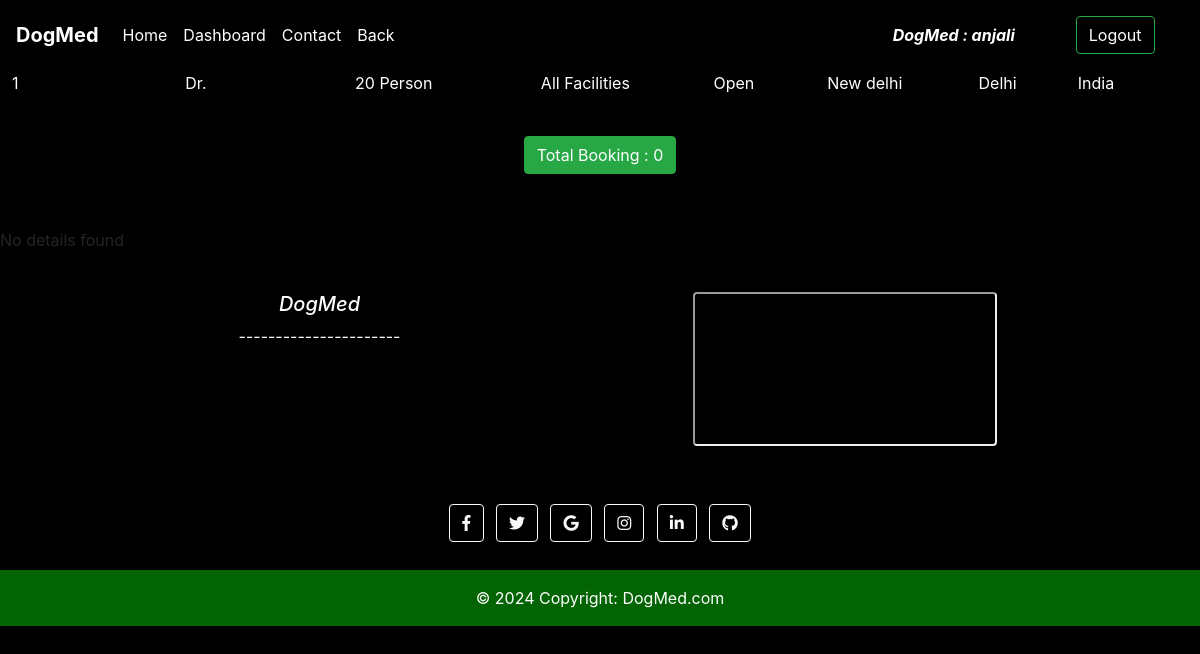
/staff/panel/view-room?roomid=12 (signed in), run on the app's committed database.
### home/models.py (models this page shows, shortened)
class Rooms(models.Model):
    ROOM_STATUS = (
    ("1", "Open"),
    ("2", "Closed"),
    )
    EVENT_TYPE = (
    (" ", " "),
    )
    room_type = models.CharField(max_length=50,choices = EVENT_TYPE)
    capacity = models.IntegerField()
    price = models.IntegerField()
    size = models.CharField(max_length=50)
    hotel = models.ForeignKey(Hotels, on_delete = models.CASCADE)
    status = models.CharField(choices =ROOM_STATUS,max_length = 15)
    roomnumber = models.IntegerField()

class Hotels(models.Model):
    name = models.CharField(max_length=30,default="Prakash")
    owner = models.CharField(max_length=20)
    location = models.CharField(max_length=50)
    state = models.CharField(max_length=50,default="Uttarakhand")
    country = models.CharField(max_length=50,default="India")

### home/views.py (the view)
# urls.py: path('staff/panel/view-room', views.view_room),
@login_required(login_url='/staff')
def view_room(request):
    room_id = request.GET['roomid']
    room = Rooms.objects.all().get(id=room_id)
    reservation = Reservation.objects.all().filter(room=room)
    return HttpResponse(render(request,'staff/viewroom.html',{'room':room,'reservations':reservation}))

### templates/staff/viewroom.html
{% extends 'basic.html' %} {% block title %}View Events {% endblock title %} {% block body %}
<table class="table text-white my-2">
   <thead>
       <th>Event Code</th>
       <th>Event Type</th>
       <th>Total Person</th>
       <th>Facilities</th>
       <th>Status</th>
       <th>City</th>
       <th>State</th>
       <th>Country</th>
   </thead>
   <tr>
       <td>{{room.roomnumber}}</td>
       <td>{{room.get_room_type_display}}</td>
       <td>{{room.capacity}} Person</td>
       <td>{{room.size}}</td>
       <td>{{room.get_status_display| capfirst}}</td>
       <td>{{room.hotel.location| capfirst}}</td>
       <td>{{room.hotel.state| capfirst}}</td>
       <td>{{room.hotel.country| capfirst}} </td>
   </tr>
</table>
<div class="card text-center" style="background-color: black;">
   <div class="card-body">
     <a href="#" class="btn btn-success">Total Booking : {{reservations | length}}</a>
   </div>
 </div>
<hr> {% if reservations %}
<table class="table text-white">
   <thead>
       <th>Event Name</th>
       <th>Event Code</th>
       <th>Username</th>
       <th>Facilities</th>
       <th>City</th>
       <th>Start Date</th>
       <th>End Date</th>
   </thead>
   {% for each_detail in reservations %}
   <tr>
       <td>{{each_detail.room.room_type}}</td>
       <td>{{each_detail.room.roomnumber}}</td>
       <td>{{each_detail.guest.username}}</td>
       <td>{{room.size}}</td>
       <td>{{room.hotel.location| capfirst}}</td>
       <td>{{each_detail.check_in}}</td>
       <td>{{each_detail.check_out}}</td>
   </tr>
   {% endfor %}
</table>
{% else %}
<p>No details found</p>
{% endif %} {% endblock body %}

### templates/basic.html (shortened to what this page needs)
{% load static %}
<!DOCTYPE html>
<html lang="en">
<head>
    <link rel="stylesheet" href="https://use.fontawesome.com/releases/v5.7.0/css/all.css"
>
    <link rel="stylesheet" href="{% static 'bootstrap\bootstrap.css' %}">
    <link rel="stylesheet" href="https://maxcdn.bootstrapcdn.com/bootstrap/4.5.0/css/bootstrap.min.css">
</head>
<body style="height: 100%; background-color: black;">
    <div class="container-fluid px-0">
        <nav class="navbar navbar-expand-lg navbar-dark fixed-top">
            <a class="navbar-brand text-bold" href="/"><b>DogMed</b></a>
            <div class="collapse navbar-collapse " id="navbarSupportedContent">
                <ul class="navbar-nav mr-auto ">
                    <li class="nav-item active">
                        <a class="nav-link text-bold " href="/"> Home</a>
                    </li>
                    {% if user.is_staff %}
                    <li class="nav-item active">
                        <a class="nav-link text-bold" href="/staff/panel">Dashboard </a>
                    </li>
                    {% elif user.is_staff == False and user.is_authenticated %}
                    <li class="nav-item active">
                        <a class="nav-link text-bold" href="/user/bookings">Booked Appointment</a>
                    </li>
                    {% endif %}
                    <li class="nav-item active">
                        <a class="nav-link text-bold" href="/contact">Contact </a>
                    </li>
                    <li class="nav-item active">
                        <a class="nav-link text-bold" href="/home">Back</a>
                    </li>
                </ul>
                {% if user.is_authenticated %}
                <button class="btn btn-group text-white" data-toggle="modal" data-target="#forlogin">
                    <b><i>DogMed : {{request.user}}</i></b><a href="/logout" class="nav-link">
                        <button class="btn btn-outline-success text-white" data-toggle="modal" data-target="#forlogin">
                            Logout
                        </button></a>&nbsp; &nbsp;
                </button>
                {% endif %}
            </div>
        </nav>
    </div>
    {% block body %}
    {% endblock body %}
    <footer class=" text-center text-white " style="background-color: black;">
        <div class="container p-4">
            <div class="row">
                <div class="col-lg-6 col-md-12 mb-4 mb-md-0">
                    <h5 class="font-italic">DogMed</h5>
                    <p>---------------------- </p>
                </div>
                <div class="col-lg-3 col-md-6 mb-4 mb-md-0">
                    <div class="container">
                        <section class="">
                            <div class="row d-flex justify-content-center">
                                <div class="col-lg-6">
                                    <div class="ratio ratio-16x9">
                                        <iframe class="shadow-1-strong rounded " src=" " title="YouTube video"
                                            allowfullscreen></iframe>
                                    </div>
                                </div>
                            </div>
                        </section>
                    </div>
                </div>
            </div>
        </div>
        <div class="container p-4 pb-0">
            <section class="">
                <a class="btn btn-outline-light btn-floating m-1" href="#!" role="button"><i
                        class="fab fa-facebook-f"></i></a>
                <a class="btn btn-outline-light btn-floating m-1" href="#!" role="button"><i
                        class="fab fa-twitter"></i></a>
                <a class="btn btn-outline-light btn-floating m-1" href="#!" role="button"><i
                        class="fab fa-google"></i></a>
                <a class="btn btn-outline-light btn-floating m-1" href="#!" role="button"><i
                        class="fab fa-instagram"></i></a>
                <a class="btn btn-outline-light btn-floating m-1" href="#!" role="button"><i
                        class="fab fa-linkedin-in"></i></a>
                <a class="btn btn-outline-light btn-floating m-1" href="#!" role="button"><i
                        class="fab fa-github"></i></a>
            </section>
        </div>
        <div class="text-center p-3" style="background-color: rgb(3, 100, 3);">
            © 2024 Copyright:
            <a class="text-white" href="">DogMed.com</a>
        </div>
    </footer>
</body>
</html>

### templates/basic.html (style rules this page uses)
a { text-decoration: none; }
.navbar-dark { background-color: black; }

### data on the page
Rooms: roomnumber "1", room_type "Dr.", capacity "20", size "All Facilities", status "Open", hotel.location "New delhi", hotel.state "Delhi", hotel.country "India"

### other printed values
{{ request.user }} "anjali"
{{ reservations | length }} "0"
